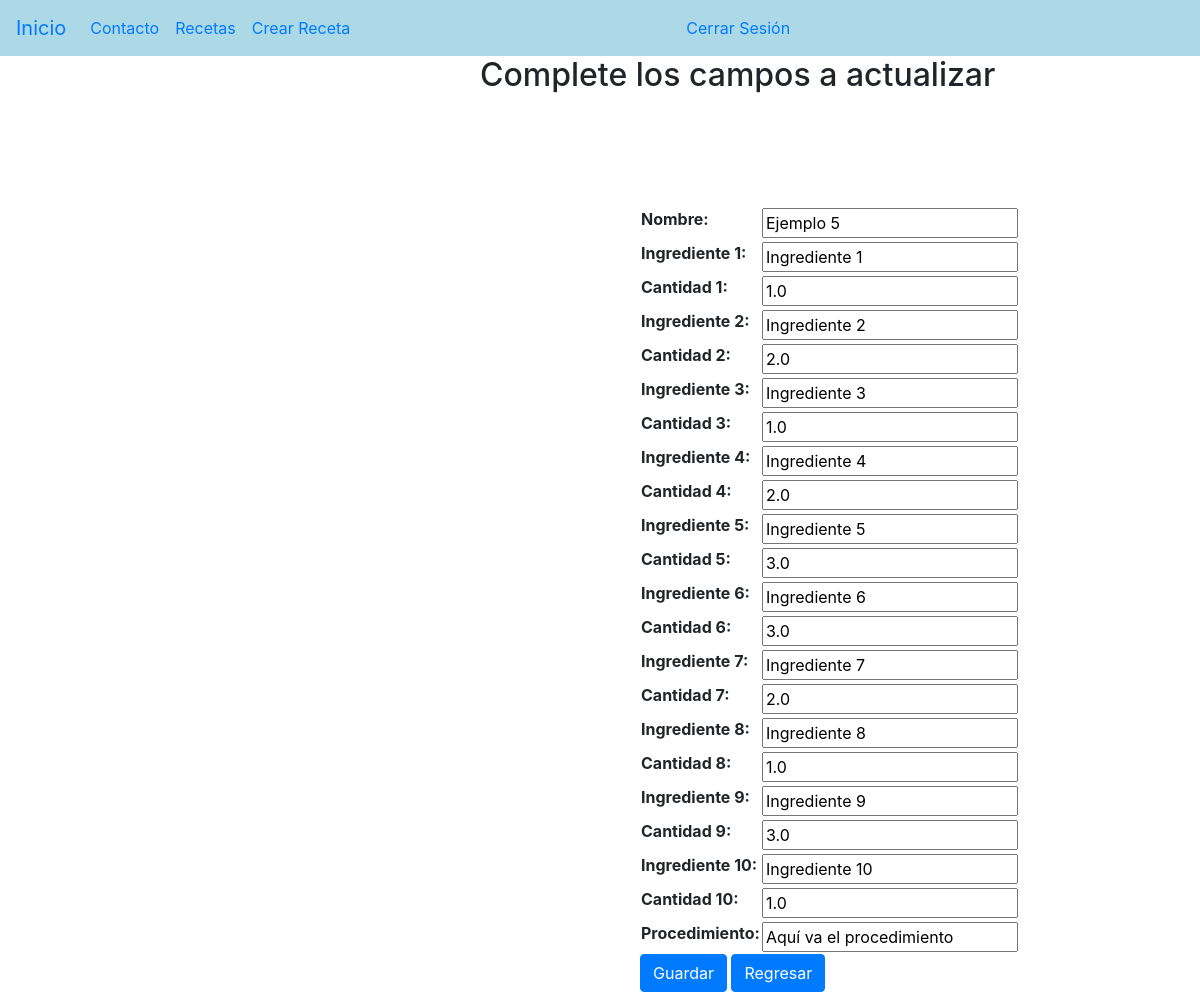
Screenshot of /recetas/actualizar-receta/1/ (signed in) with the database file from the repository.
### recetas/models.py (models this page shows)
class Receta(models.Model):
    nombre = models.CharField(max_length = 20)
    ingrediente_1 = models.CharField(max_length = 30)
    cantidad_1 = models.FloatField(null=True , blank = True)
    ingrediente_2 = models.CharField(max_length = 30)
    cantidad_2 = models.FloatField(null=True , blank = True)
    ingrediente_3 = models.CharField(max_length = 30)
    cantidad_3 = models.FloatField(null=True , blank = True)
    ingrediente_4 = models.CharField(max_length = 30)
    cantidad_4 = models.FloatField(null=True , blank = True)
    ingrediente_5 = models.CharField(max_length = 30)
    cantidad_5 = models.FloatField(null=True , blank = True)
    ingrediente_6 = models.CharField(max_length = 30)
    cantidad_6 = models.FloatField(null=True , blank = True)
    ingrediente_7 = models.CharField(max_length = 30)
    cantidad_7 = models.FloatField(null=True , blank = True)
    ingrediente_8 = models.CharField(max_length = 30)
    cantidad_8 = models.FloatField(null=True , blank = True)
    ingrediente_9 = models.CharField(max_length = 30)
    cantidad_9 = models.FloatField(null=True , blank = True)
    ingrediente_10 = models.CharField(max_length = 30)
    cantidad_10 = models.FloatField(null=True , blank = True)
    procedimiento = models.CharField(max_length = 500,null=True , blank = True)

### recetas/views.py (the view, shortened to what this page needs)
# urls.py: path('actualizar-receta/<int:pk>/', ActualizarReceta.as_view(), name='actualizar_receta'),
class ActualizarReceta(LoginRequiredMixin, UpdateView):
    model = Receta
    template_name = 'actualizar_receta.html'
    fields = '__all__'
    login_url = reverse_lazy('users_app:user_login')

### templates/actualizar_receta.html (shortened to what this page needs)
{% extends 'base.html' %}
{% block contenido %}
{% if form %}
<h2 style="margin-left:30rem">Complete los campos a actualizar</h2>
<form action="" method="POST" style="margin-left:40rem;margin-top:7rem">
    <table>
        {{form.as_table}}
    </table>
    <input type="submit" class="btn btn-primary" value="Guardar">
    <a class="btn btn-primary" href="/recetas/">Regresar</a>
</form>
{% endif %}
{% endblock contenido %}

### rows the page displays
Receta: nombre "Ejemplo 5", ingrediente_1 "Ingrediente 1", cantidad_1 "1.0", ingrediente_2 "Ingrediente 2", cantidad_2 "2.0", ingrediente_3 "Ingrediente 3", cantidad_3 "1.0", ingrediente_4 "Ingrediente 4", cantidad_4 "2.0", ingrediente_5 "Ingrediente 5", cantidad_5 "3.0", ingrediente_6 "Ingrediente 6", cantidad_6 "3.0", ingrediente_7 "Ingrediente 7", cantidad_7 "2.0", ingrediente_8 "Ingrediente 8", cantidad_8 "1.0", ingrediente_9 "Ingrediente 9", cantidad_9 "3.0", ingrediente_10 "Ingrediente 10", cantidad_10 "1.0", procedimiento "Aquí va el procedimiento"
